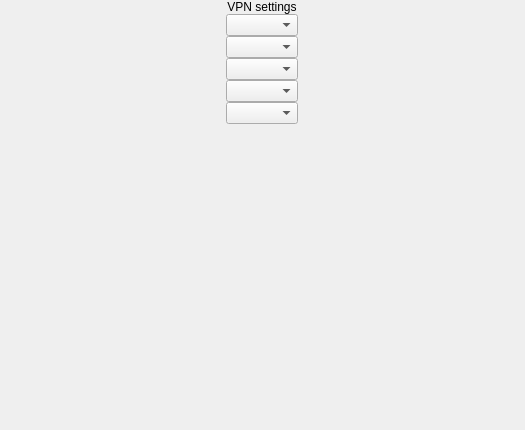
<?xml version="1.0" encoding="UTF-8"?>
<ui version="4.0">
 <class>SettingsScreen</class>
 <widget class="QWidget" name="SettingsScreen">
  <property name="geometry">
   <rect>
    <x>0</x>
    <y>0</y>
    <width>525</width>
    <height>430</height>
   </rect>
  </property>
  <property name="windowTitle">
   <string>Form</string>
  </property>
  <layout class="QVBoxLayout" name="verticalLayout">
   <property name="spacing">
    <number>0</number>
   </property>
   <property name="leftMargin">
    <number>0</number>
   </property>
   <property name="topMargin">
    <number>0</number>
   </property>
   <property name="rightMargin">
    <number>0</number>
   </property>
   <property name="bottomMargin">
    <number>0</number>
   </property>
   <item alignment="Qt::AlignHCenter">
    <widget class="QLabel" name="lbCaption">
     <property name="sizePolicy">
      <sizepolicy hsizetype="Fixed" vsizetype="Fixed">
       <horstretch>0</horstretch>
       <verstretch>0</verstretch>
      </sizepolicy>
     </property>
     <property name="text">
      <string>VPN settings</string>
     </property>
     <property name="alignment">
      <set>Qt::AlignCenter</set>
     </property>
    </widget>
   </item>
   <item alignment="Qt::AlignHCenter">
    <widget class="ComboBox" name="cbbBandwidth">
     <property name="sizePolicy">
      <sizepolicy hsizetype="Fixed" vsizetype="Fixed">
       <horstretch>0</horstretch>
       <verstretch>0</verstretch>
      </sizepolicy>
     </property>
    </widget>
   </item>
   <item>
    <widget class="QWidget" name="wgtMarin_1" native="true"/>
   </item>
   <item alignment="Qt::AlignHCenter">
    <widget class="ComboBox" name="cbbUptime">
     <property name="sizePolicy">
      <sizepolicy hsizetype="Fixed" vsizetype="Fixed">
       <horstretch>0</horstretch>
       <verstretch>0</verstretch>
      </sizepolicy>
     </property>
    </widget>
   </item>
   <item>
    <widget class="QWidget" name="wgtMarin_4" native="true"/>
   </item>
   <item alignment="Qt::AlignHCenter">
    <widget class="ComboBox" name="cbbEncryption">
     <property name="sizePolicy">
      <sizepolicy hsizetype="Fixed" vsizetype="Fixed">
       <horstretch>0</horstretch>
       <verstretch>0</verstretch>
      </sizepolicy>
     </property>
    </widget>
   </item>
   <item>
    <widget class="QWidget" name="wgtMarin_3" native="true"/>
   </item>
   <item alignment="Qt::AlignHCenter">
    <widget class="ComboBox" name="cbbBalance">
     <property name="sizePolicy">
      <sizepolicy hsizetype="Fixed" vsizetype="Fixed">
       <horstretch>0</horstretch>
       <verstretch>0</verstretch>
      </sizepolicy>
     </property>
    </widget>
   </item>
   <item>
    <widget class="QWidget" name="wgtMarin_2" native="true"/>
   </item>
   <item alignment="Qt::AlignHCenter">
    <widget class="ComboBox" name="cbbLanguage">
     <property name="sizePolicy">
      <sizepolicy hsizetype="Fixed" vsizetype="Fixed">
       <horstretch>0</horstretch>
       <verstretch>0</verstretch>
      </sizepolicy>
     </property>
    </widget>
   </item>
   <item>
    <spacer name="verticalSpacer">
     <property name="orientation">
      <enum>Qt::Vertical</enum>
     </property>
     <property name="sizeHint" stdset="0">
      <size>
       <width>20</width>
       <height>40</height>
      </size>
     </property>
    </spacer>
   </item>
  </layout>
 </widget>
 <customwidgets>
  <customwidget>
   <class>ComboBox</class>
   <extends>QComboBox</extends>
   <header>ComboBox.h</header>
  </customwidget>
 </customwidgets>
 <resources/>
 <connections/>
</ui>
